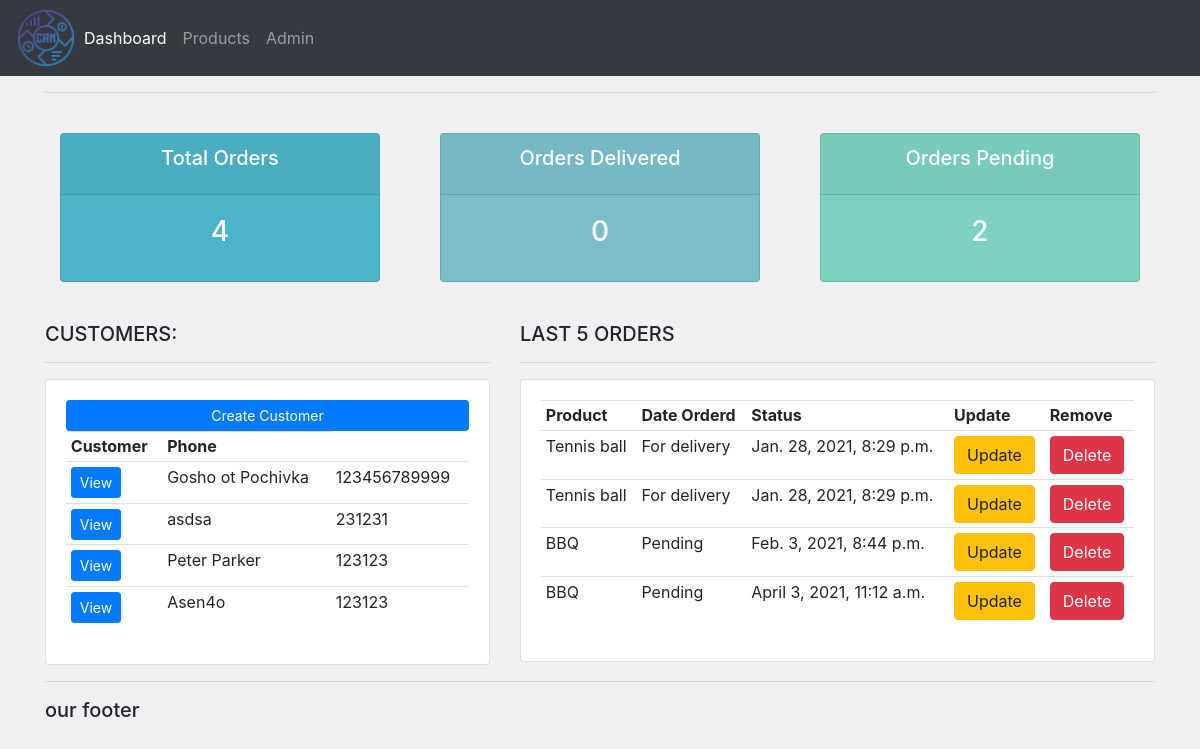
Before: / with the older database file.
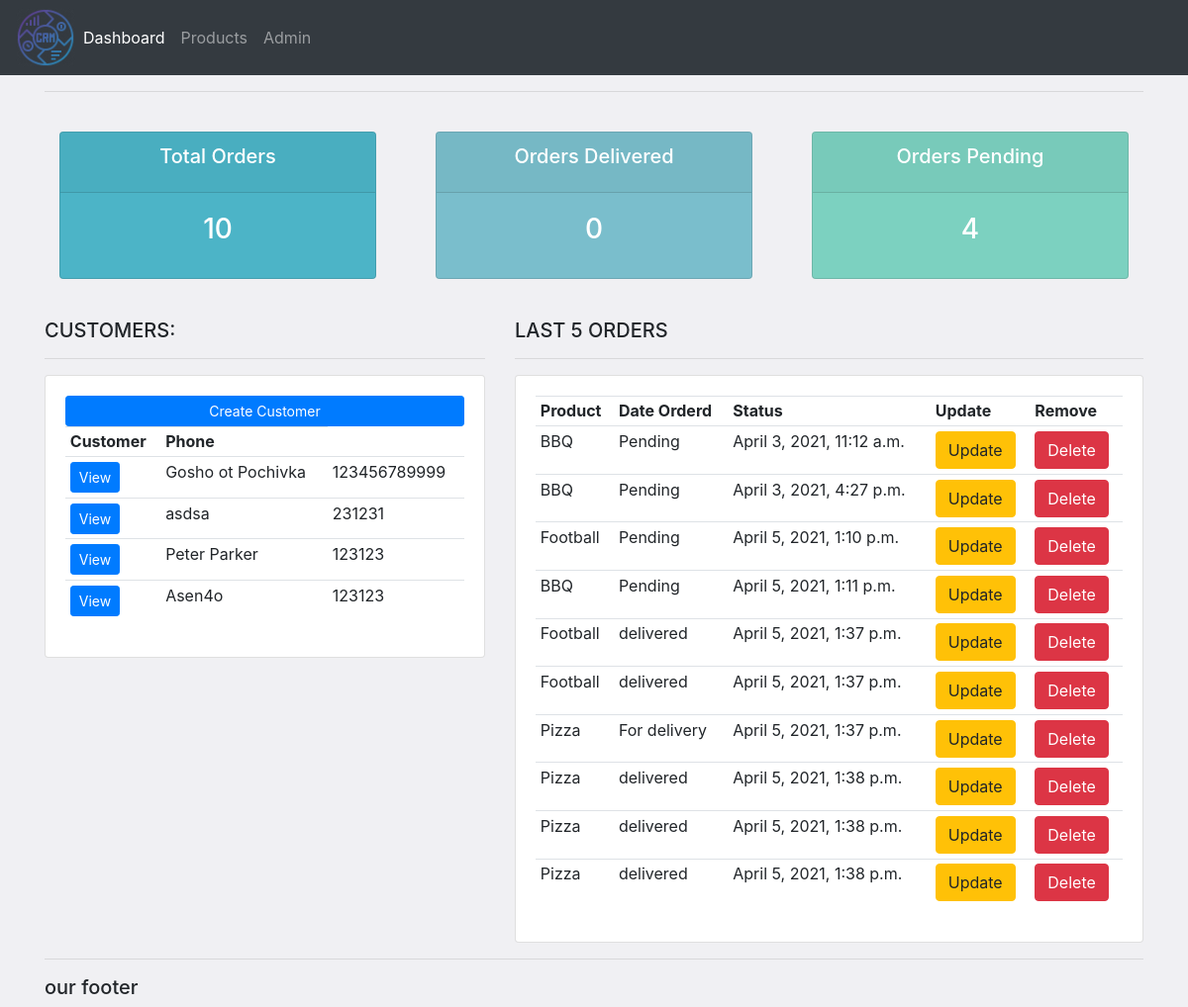
After: the same page with the newer database file.
### accounts/models.py (models this page shows, shortened)
class Customer(models.Model):
    name = models.CharField(max_length=50, null=True)
    phone = models.IntegerField(null=True)
    email = models.EmailField(max_length=254, null=True)
    date_created = models.DateTimeField(auto_now_add=True)

class Order(models.Model):
    STATUS = (
        ('Pending', 'Pending'),
        ('For delivery', 'For delivery'),
        ('delivered', 'delivered'),
    )
    customer = models.ForeignKey(
        Customer, null=True, on_delete=models.SET_NULL)
    product = models.ForeignKey(Product, null=True, on_delete=models.SET_NULL)
    date_created = models.DateTimeField(auto_now_add=True, null=True)
    status = models.CharField(max_length=50, choices=STATUS)

class Product(models.Model):
    CATEGORY = (
        ('Food', 'Food'),
        ('Drink', 'Drink'),
        ('Other', 'Other'),
    )
    name = models.CharField(max_length=50, null=True)
    price = models.FloatField()
    tags = models.ManyToManyField(Tag)
    category = models.CharField(max_length=50, null=True, choices=CATEGORY)
    description = models.CharField(max_length=50, null=True, blank=True)
    date_created = models.DateTimeField(auto_now_add=True, null=True)
    def __str__(self):
        return self.name

### accounts/views.py (the view)
# urls.py: path('', views.home, name="home"),
def home(request):
    orders = Order.objects.all()
    customers = Customer.objects.all()
    total_customers = customers.count()
    total_orders = orders.count()
    delivered = orders.filter(status="Delivered").count()
    pending = orders.filter(status="Pending").count()
    context = {'orders': orders, 'customers': customers, 'total_customers': total_customers,
               'total_customers': total_customers, 'delivered': delivered, 'pending': pending, 'total_orders': total_orders}
    return render(request, 'accounts/dashboard.html', context)

### accounts/templates/accounts/dashboard.html
{% extends 'accounts/main.html' %}
{% block content %}
{% include 'accounts/status.html' %}
<br>
<div class="row">
    <div class="col-md-5">
        <h5>CUSTOMERS:</h5>
        <hr>
        <div class="card card-body">
            <a class="btn btn-primary  btn-sm btn-block" href="">Create Customer</a>
            <table class="table table-sm">
                <tr>
                    <th>Customer</th>
                    <th>Phone</th>
                </tr>
                {% for customer in customers %}
                <tr>
                    <td><a class="btn btn-sm btn-primary" href="{% url 'customer' customer.id %}">View</td>
                    <td>
                        {{customer.name}}
                    </td>
                    <td>
                        {{customer.phone}}
                    </td>
                </tr>
                {% endfor %}
            </table>
        </div>
    </div>
    <div class="col-md-7">
        <h5>LAST 5 ORDERS</h5>
        <hr>
        <div class="card card-body">
            <table class="table table-sm">
                <tr>
                    <th>Product</th>
                    <th>Date Orderd</th>
                    <th>Status</th>
                    <th>Update</th>
                    <th>Remove</th>
                </tr>
                {% for order in orders %}
                <tr>
                    <td>{{order.product}}</td>
                    <td>{{order.status}}</td>
                    <td>{{order.date_created}}</td>
                    <td> <a class="btn btn-warning" href="{% url 'update_order' order.pk%}">Update</a></td>
                    <td> <a class="btn btn-danger" href="{% url 'delete_order' order.pk%}">Delete</a></td>
                </tr>
                {% endfor %}
            </table>
        </div>
    </div>
</div>
{% endblock content %}

### accounts/templates/accounts/main.html (shortened to what this page needs)
{% load static %}
<html lang="en">
<head>
    <link rel="stylesheet" href="https://cdn.jsdelivr.net/npm/bootstrap@4.6.0/dist/css/bootstrap.min.css"
>
    <link rel="stylesheet" type="text/css" href="{% static '/css/main.css' %}">
</head>
<body>
    {% include 'accounts/navbar.html' %}
    <div class="container">
        <hr>
        {% block content %} {% endblock content %}
        <hr>
        <h5>our footer</h5>
    </div>
</body>
</html>

### accounts/templates/accounts/navbar.html (shortened to what this page needs)
{% load static %}
<nav class="navbar navbar-expand-lg navbar-dark bg-dark">
    <img src="{% static 'images/logo.png' %}" height="60px" alt="logo image">
    <div class="collapse navbar-collapse" id="navbarNav">
        <ul class="navbar-nav">
            <li class="nav-item active">
                <a class="nav-link" href="{%url 'home'%}">Dashboard</a>
            </li>
            <li class="nav-item">
                <a class="nav-link" href="{%url 'products' %}">Products</a>
            </li>
            <li class="nav-item">
                <a class="nav-link" href="{%url 'admin:index'%}">Admin</a>
            </li>
        </ul>
    </div>
</nav>

### accounts/templates/accounts/status.html
<br>
<div class="row">
    <div class="col">
        <div class="col-md">
            <div class="card text-center text-white  mb-3" id="total-orders">
                <div class="card-header">
                    <h5 class="card-title">Total Orders</h5>
                </div>
                <div class="card-body">
                    <h3 class="card-title">{{total_orders}}</h3>
                </div>
            </div>
        </div>
    </div>
    <div class="col">
        <div class="col-md">
            <div class="card text-center text-white  mb-3" id="orders-delivered">
                <div class="card-header">
                    <h5 class="card-title">Orders Delivered</h5>
                </div>
                <div class="card-body">
                    <h3 class="card-title">{{delivered}}</h3>
                </div>
            </div>
        </div>
    </div>
    <div class="col">
        <div class="col-md">
            <div class="card text-center text-white  mb-3" id="orders-pending">
                <div class="card-header">
                    <h5 class="card-title">Orders Pending</h5>
                </div>
                <div class="card-body">
                    <h3 class="card-title">{{pending}}</h3>
                </div>
            </div>
        </div>
    </div>
</div>

### static/css/main.css (style rules this page uses)
body { background-color: #f0f0f3; }
#total-orders { background-color: #4cb4c7; }
#orders-delivered { background-color: #7abecc; }
#orders-pending { background-color: #7CD1C0; }

Changed rows visible on the page:
removed Order: product "Tennis ball", status "For delivery", date_created "Jan. 28, 2021, 8:29 p.m."
removed Order: product "Tennis ball", status "For delivery", date_created "Jan. 28, 2021, 8:29 p.m."
removed Order: product "BBQ", status "Pending", date_created "Feb. 3, 2021, 8:44 p.m."
added Order: product "BBQ", status "Pending", date_created "April 3, 2021, 4:27 p.m."
added Order: product "Football", status "Pending", date_created "April 5, 2021, 1:10 p.m."
added Order: product "BBQ", status "Pending", date_created "April 5, 2021, 1:11 p.m."
added Order: product "Football", status "delivered", date_created "April 5, 2021, 1:37 p.m."
added Order: product "Football", status "delivered", date_created "April 5, 2021, 1:37 p.m."
added Order: product "Pizza", status "For delivery", date_created "April 5, 2021, 1:37 p.m."
added Order: product "Pizza", status "delivered", date_created "April 5, 2021, 1:38 p.m."
added Order: product "Pizza", status "delivered", date_created "April 5, 2021, 1:38 p.m."
added Order: product "Pizza", status "delivered", date_created "April 5, 2021, 1:38 p.m."
Other visible differences:
{{ total_orders }}: "4" → "10"
{{ pending }}: "2" → "4"
